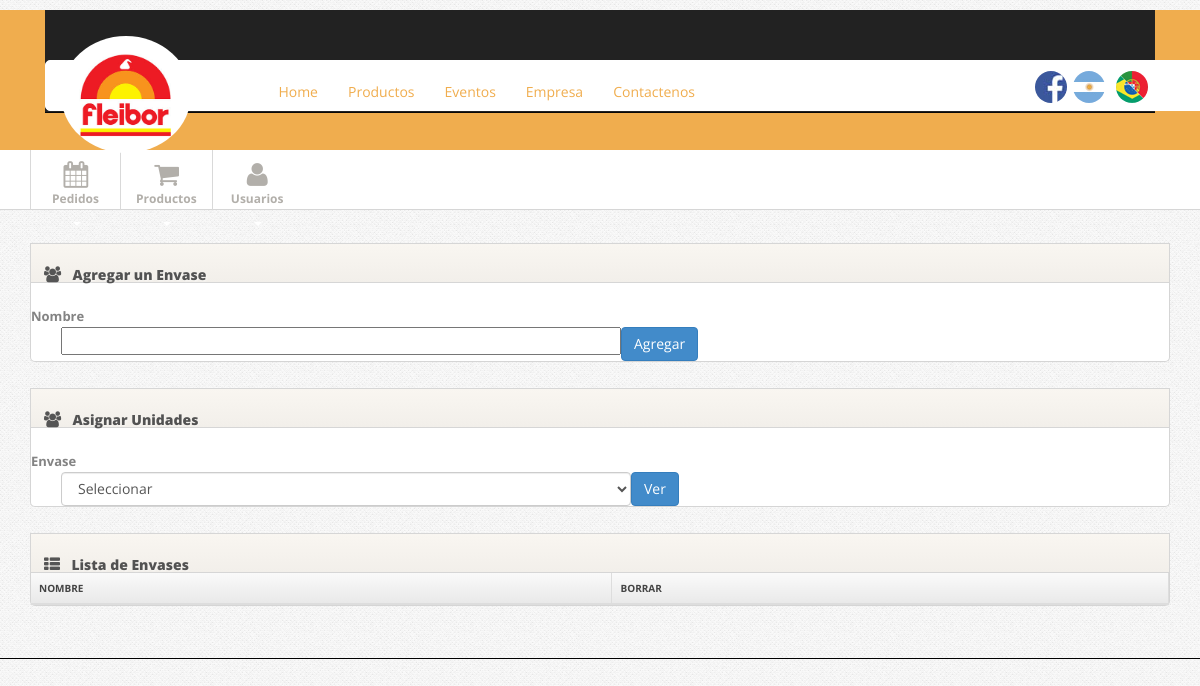
Page /admin/producto-envases.php (signed in) on the earlier database version.
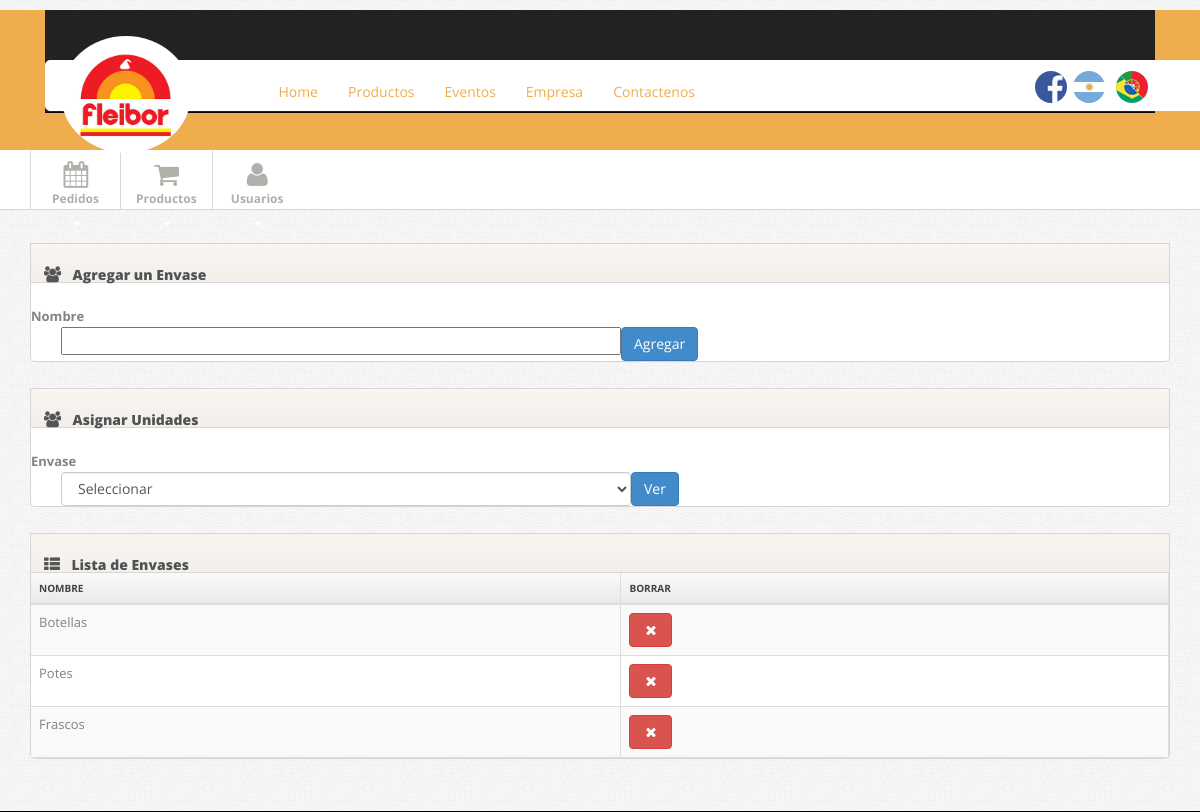
Same page on the later database version.
### tables this page shows
CREATE TABLE IF NOT EXISTS `envases` (
  `id` int(11) NOT NULL AUTO_INCREMENT,
  `nombre` varchar(100) NOT NULL,
  PRIMARY KEY (`id`)
);

### admin/class/Product.class.php (called while the page is built, shortened)
<?php
class Producto{
    public function getEnvases(){
        $mysqli = DataBase::connex();
        $query = '
			SELECT
                *
            FROM
                envases
		';
        $result = $mysqli->query($query);
        if($result->num_rows > 0){
            while ($row = $result->fetch_assoc()){
                $unidades[] = $row;
            }
            return $unidades;
        }else{
            return false;
        }
    }
}

### admin/producto-envases.php (the view, shortened to what this page needs)
<?php
    $product = new Producto();
    $envases = $product->getEnvases();
?>
<!DOCTYPE html>
<html lang="es">
<head>
    <?php include("includes/style.php"); ?>
</head>
<body>
<?php include("includes/header.php"); ?>
<?php include("includes/menu-admin.php"); ?>
<div class="main">
    <div class="container">
        <div class="widget widget-table action-table">
            <div class="widget-header"> <i class="icon-group"></i>
                <h3>Agregar un Envase</h3>
            </div>
            <div class="widget-content" style="padding-top: 15px;">
                <form id="edit-profile" class="form-horizontal" method="POST">
                    <div class="control-group">
                        <label class="control-label" for="nombre">Nombre</label>
                        <div class="controls">
                            <input type="text" class="span6" id="nombre" name="nombre">
                        </div>
                    </div>
                    <div class="form-actions">
                        <button type="submit" class="btn btn-primary">Agregar</button>
                    </div>
                </form>
            </div>
        </div>
        <div class="widget widget-table action-table">
            <div class="widget-header"> <i class="icon-group"></i>
                <h3>Asignar Unidades</h3>
            </div>
            <div class="widget-content" style="padding-top: 15px;">
                <form id="edit-profile" class="form-horizontal" method="GET">
                    <div class="control-group">
                        <label class="control-label" for="lastname">Envase</label>
                        <div class="controls">
                            <select class='form-control span6' name="envase">
                                <option value=''>Seleccionar</option>
                            </select>
                            <button type="submit" class="btn btn-primary">Ver</button>
                        </div>
                    </div>
                </form>
            </div>
        </div>
        <div class="widget widget-table action-table">
            <div class="widget-header"> <i class="icon-th-list"></i>
                <h3>Lista de Envases</h3>
            </div>
            <div class="widget-content">
                <table class="table table-striped table-bordered">
                    <thead>
                    <tr>
                        <th>Nombre</th>
                        <th class="td-actions">Borrar</th>
                    </tr>
                    </thead>
                    <tbody>
                    <?php if(!empty($envases)){foreach($envases as $envase){ ?>
                        <tr>
                            <td id="nombre-<?php echo $envase['id']?>"><?php echo $envase['nombre']?></td>
                            <td class="td-actions">
                                <a id="<?php echo $envase['id']?>" href="#test-modal" class="btn btn-danger btn-small borrar-usuario"><i class="btn-icon-only icon-remove"> </i></a>
                            </td>
                        </tr>
                    <?php }} ?>
                    </tbody>
                </table>
            </div>
        </div>
    </div>
</div>
</body>
</html>

Differences in the rows shown:
added envases: nombre "Botellas"
added envases: nombre "Potes"
added envases: nombre "Frascos"
